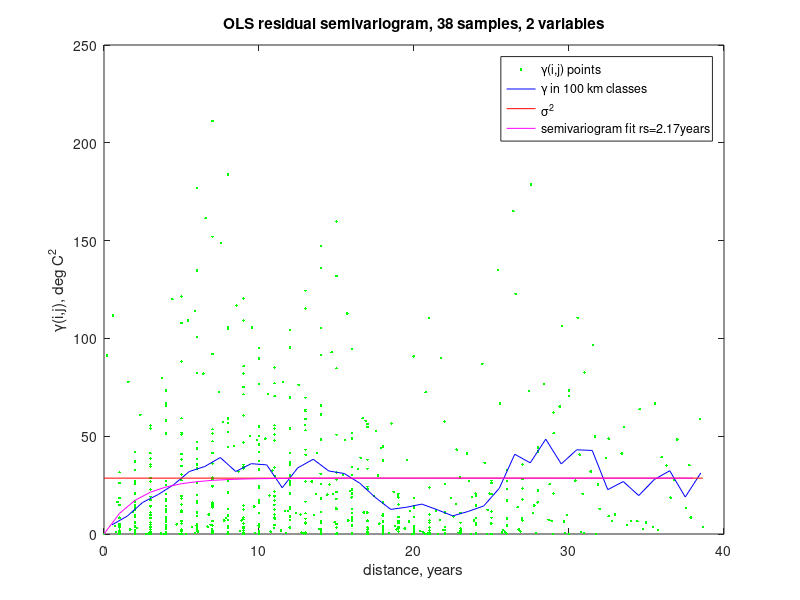

MATLAB code to generate this figure:
%%%%%%%%%%%%%%%%%%%%%%%%%%%%%%%%%%%%%%%%%%%%%%%%%%%%%%%%%%%%%%%%%%%%%%%%%%%%%%%%%%%%%%%
% This program reads Cape Grim Methane data, then does OLS and GLS linear regression. %
% GLS assumes residual correlation is by exponential functions of distance.           % 
% This code is for Matlab or Octave (clear or set the usingOctave flag).              %
%%%%%%%%%%%%%%%%%%%%%%%%%%%%%%%%%%%%%%%%%%%%%%%%%%%%%%%%%%%%%%%%%%%%%%%%%%%%%%%%%%%%%%%
usingOctave=false;  % forces flushing of the display buffer in Octave to see progress (not for Matlab)

modelOrder=3;     % regression model order (max 9 with this code)

% Read data:
methane=csvread('CapeGrimMethane.csv');

plotBestFit=0; % plot best fit with PI: 0=no, 1=OLS, 2=DW, 3=TADW, 4=DW-TADW extrapolated, 5=semivariogram
% if 0, semivariogram will be plotted instead of data with best fir and PI

doSemivar=true; % do GLS based on semivariogram of OLS residuals

[n,~]=size(methane);

%%%%%%%%%%%%%%%%%%%%%%%%%%%%%%%%%%%%%%%%%%%%%%%%%%%%%%%%%%%%%%%%%%%%%%%%%%%%
% copy the first 5 records as is, then take means 12 at a time of the rest %
%%%%%%%%%%%%%%%%%%%%%%%%%%%%%%%%%%%%%%%%%%%%%%%%%%%%%%%%%%%%%%%%%%%%%%%%%%%%
M=zeros(5,n);
for i=1:5
    M(i,i)=1;
end
for i=6:n
    j=round((i-6-mod(i-6,12))/12)+6;
    M(j,i)=1/12;
end
lastRowSum=sum(M(j,:)); % make the last row sum = 1
M(j,:)=M(j,:)/lastRowSum;
methaneA=M*methane;
[n,~]=size(methaneA);

%%%%%%%%%%%%%%%%%%%%%
% Assemble the data %
%%%%%%%%%%%%%%%%%%%%%
dataMeans=mean(methaneA);
meanT=dataMeans(1);
m=0;
t=0;  % time
x=0;  % OLS/GLS matrix
y=0;  % correlated data
for i=1:n
    dateDecimal=methaneA(i,1);
    CH4ppb=methaneA(i,2);
    t(i,1)=dateDecimal;
    x(i,1)=1;
    %ds(i)=1; % all the one dataset
    if modelOrder>0
        x(i,2)=t(i)-meanT;
    end
    if modelOrder>1
        for j=2:modelOrder
            x(i,j+1)=x(i,2)^j;
        end
    end
    y(i,1)=CH4ppb;
end

[n,k1]=size(x); % k1 = k + 1 = no. of variables + intercept
k=k1-1;
% calculate dx = Xi - Xmean
meanX=mean(x);
meanX(1,1)=0; % except dx(intercept) = 1
dx=meanX*0;
for i=1:n
    dx(i,:)=x(i,:)-meanX;
end
dataName=['CapeGrimCH4GLS',num2str(n),'points'];


%%%%%%%%%%%%%%%%%%%%%%%%%%%%%%%%%%%%%
% OLS calculation by matrix algebra %
%%%%%%%%%%%%%%%%%%%%%%%%%%%%%%%%%%%%%
varName(1,:)='(Intercept)';
if modelOrder>0
    varName(2,:)='year - mean';
end
if modelOrder>1
    for j=2:modelOrder
        varName(j+1,:)=['(yr-mean)^',num2str(j)];
    end
end

disp('=========================================================================');
disp('OLS calculation by matrix algebra:');
invXdX=inv(transpose(x)*x);
betaOLS=invXdX*transpose(x)*y;
residualsOLS=y-x*betaOLS;
residStdErrOLS=sqrt(transpose(residualsOLS)*residualsOLS/(n-k1));
stdErrorOLS=0;
tValue=0;
for m=1:k1
    stdErrorOLS(m,1)=residStdErrOLS*sqrt(invXdX(m,m));
    tValue(m,1)=betaOLS(m,1)/stdErrorOLS(m,1);
end
disp('                 Estimate     Std. Error    t value      DF      Pr(>|t|)');
for m=1:k1
    fprintf('%s  %12.6f  %12.6f  %9.3f  %7.0f  %12.6f\n',varName(m,:),betaOLS(m,1),stdErrorOLS(m,1),tValue(m,1),n-k1,2*(1-tcdf(abs(tValue(m,1)),n-k-1)));
end
rmsError=sqrt((transpose(residualsOLS)*residualsOLS)/n);
disp(['Residual standard error: ',num2str(residStdErrOLS),' on ',num2str(n-k1),' Deg.Fr.  RMS error: ',num2str(rmsError)]);

    

if doSemivar
    % plot residual semivariogram
    gamma=0;
    h=0;
    m=0;
    hClass=0;
    gClass=0;
    nClass=0;
    i=0;
    for i=1:n
        for j=i:n
            m=m+1;
            gamma(m)=((residualsOLS(i)-residualsOLS(j))^2)/2;
            h(m)=abs(t(i)-t(j));
            classNumb=round(h(m)+0.5);
            [~,classes]=size(nClass);
            if classNumb>classes
                nClass(classNumb)=1;
                gClass(classNumb)=gamma(m);
            else
                nClass(classNumb)=nClass(classNumb)+1;
                gClass(classNumb)=gClass(classNumb)+gamma(m);
            end
            hClass(classNumb)=classNumb-0.5;
        end
    end
    [~,classes]=size(nClass);
    for i=1:classes
        if nClass(i)>0
            gClass(i)=gClass(i)/nClass(i);
        else
            gClass(i)=NaN;
        end
    end
    % weighted fit of exponential (residStdErrOLS^2)*[1-exp(-h/rs)] to semivariogram
    rs=0.1;
    residVar=residStdErrOLS^2;
    minSqdErr=0;
    for i=1:classes
        if nClass(i)>0
            minSqdErr=minSqdErr+nClass(i)*((gClass(i)-residVar*(1-exp(-hClass(i)/rs)))^2);
        end
    end
    thisSqdErr=minSqdErr;
    lastSqdErr=minSqdErr*2;
    while minSqdErr<lastSqdErr
        rs=rs+0.01;
        lastSqdErr=thisSqdErr;
        thisSqdErr=0;
        for i=1:classes
            if nClass(i)>0
                thisSqdErr=thisSqdErr+nClass(i)*((gClass(i)-residVar*(1-exp(-hClass(i)/rs)))^2);
            end
        end
        if thisSqdErr<minSqdErr
            minSqdErr=thisSqdErr;
        end
    end
    
    % sigma^2 line
    dist(1)=0;
    dist(2)=max(h);
    rse2(1)=residStdErrOLS^2;
    rse2(2)=rse2(1);
    
    % variance*[1-exp(-h/rs)]
    hCurve=0;
    gCurve=0;
    for i=1:round(dist(2))
        hCurve(i)=(i-1);
        gCurve(i)=rse2(1)*(1-exp(-hCurve(i)/rs));
    end
    
    if plotBestFit==0
    
    if n<100
        plot(h,gamma,'g.',hClass,gClass,'b-',dist,rse2,'r-',hCurve,gCurve,'m-');
        legend('\gamma(i,j) points','\gamma in 100 km classes','\sigma^2',['semivariogram fit rs=',num2str(rs),'years']);
    else
        plot(hClass,gClass,'b-',dist,rse2,'r-',hCurve,gCurve,'m-');
        legend('\gamma in 100 km classes','\sigma^2',['semivariogram fit ro=',num2str(rs),'years']);
    end
    xlabel('distance, years');
    ylabel('\gamma(i,j), deg C^2');
    title(['OLS residual semivariogram, ',num2str(n),' samples, ',num2str(k-1),' variables']);
    
    end
    disp(['semivariogram fitted ro = ',num2str(rs),' years    Making list of neighbours ...']);
else
    disp('Making progressive list of nearest neighbours ...');
end
    
    

%%%%%%%%%%%%%%%%%%%%%%%%%%%%%%%%%%%%%%%%%%%%%%%%%%%%%%%%%%%%%%%%%%%%%%%%%%%%%%%%%%%%%%%%%%
% make list of "adjacent" points for "forward differences" for generalised Durbin-Watson %
%%%%%%%%%%%%%%%%%%%%%%%%%%%%%%%%%%%%%%%%%%%%%%%%%%%%%%%%%%%%%%%%%%%%%%%%%%%%%%%%%%%%%%%%%%
if usingOctave
    fflush(stdout);
end
% Find starting point with the greatest sum of distances to all other points
rSumMax=0;
nSumMax=0;
for i=1:n
    rSumThisOne=0;
    for j=1:n
        r=abs(t(i)-t(j));
        rSumThisOne=rSumThisOne+r;
    end
    if rSumThisOne>rSumMax
        rSumMax=rSumThisOne;
        nSumMax=i;
    end
end
%disp(['Starting point is no. ',num2str(nSumMax),' at lat ',num2str(lat(nSumMax)),', long ',num2str(long(nSumMax))]);
% also generate reduction matrix to pre-multiply x, y or e to average co-located points
R=zeros(1,n); % first row
Rrow=1;
nThisRow=1;
R(Rrow,nSumMax)=1;

adjacentPoint=zeros(1,n);
adjacentDist=zeros(1,n);
%adjacentDistToD=zeros(1,n);
thisPoint=nSumMax; % starting point
startPoint=nSumMax;
% find next point
rMin=999999999;
for j=1:n
    r=abs(t(thisPoint)-t(j));
    if j~=thisPoint && r<rMin
        % closest so far
        rMin=r;
        adjacentPoint(thisPoint)=j;
        adjacentDist(thisPoint)=r;
    end
end
% and then continue until no more nearest new neighbours found
while adjacentPoint(thisPoint)>0
    thisPoint=adjacentPoint(thisPoint);
    if rMin>0
        if nThisRow>1
            % multiple entries on last row so divide it by nThisRow
            for i=1:n
                R(Rrow,i)=R(Rrow,i)/nThisRow;
            end
        end
        % start next row of R
        Rrow=Rrow+1;
        nThisRow=1;
    else
        % another entry at the same location; same row of R
        nThisRow=nThisRow+1;
    end
    R(Rrow,thisPoint)=1;
    adjacentPoint(thisPoint)=0;
    rMin=999999999;
    for j=1:n
        if adjacentPoint(j)==0
            r=abs(t(thisPoint)-t(j));
            if j~=thisPoint && r<rMin
                % closest so far
                rMin=r;
                adjacentPoint(thisPoint)=j;
                adjacentDist(thisPoint)=r;
            end
        end
    end
end


% reduced coordinate list
rt=R*t;

% use premultiplication matrix R to merge co-loacted points and sort them
% in nearest new neighbour order
[nr,~]=size(R);
effDist=sum(adjacentDist)/(nr-1); % the last point on the path has adjacentDist = 0
disp(['Starting with no ',num2str(nSumMax),', time ',num2str(t(nSumMax)),', mean non-zero distance = ',num2str(effDist),' years']);
if usingOctave
    fflush(stdout);
end
rx=R*x;
% Construct matrix A for Durbin-Watson d = (e'Ae)/(e'e)
A=2*eye(nr);
A(1,1)=1;
A(nr,nr)=1;
for i=1:nr-1
    A(i,i+1)=-1;
    A(i+1,i)=-1;
end
SSRFD=(transpose(R*residualsOLS)*A*(R*residualsOLS));
SSR=transpose(R*residualsOLS)*(R*residualsOLS);
d=SSRFD/SSR;

% work out confidence limits of d
Rx=R*x;
invRXdRX=inv(transpose(Rx)*Rx);
p=trace(A)-trace(transpose(Rx)*A*Rx*invRXdRX);
Ed=p/(nr-k-1); % mean of d (exact)
q=trace(A*A)-2*trace(transpose(Rx)*A*A*Rx*invRXdRX)+trace((transpose(Rx)*A*Rx*invRXdRX)^2);
Vd=2*(q-p*Ed)/((nr-k-1)*(nr-k+1)); % variance of d (exact)
% approximate distribution of d by a beta disbn with same mean & variance (Durbin-Watson II 1951, III 1971)
ab=Ed*(4-Ed)/Vd-1;
a=ab*Ed/4;
b=ab-a;
d025=4*betainv(0.025,a,b);
d975=4*betainv(0.975,a,b);

if d<d025 || d>d975
    disp(['OLS residual Durbin-Watson: ',num2str(d),' [correl. error or bad model: Pr(>|d-',num2str(Ed,3),'|): ',num2str(1-2*abs(betacdf(d/4,a,b)-0.5)),']']);
else
    disp(['OLS residual Durbin-Watson: ',num2str(d),' [good: Pr(>|d-',num2str(Ed,3),'|): ',num2str(1-2*abs(betacdf(d/4,a,b)-0.5)),']']);

    bestFitOLS=x*betaOLS;
    tValue1=tinv(0.975,n-k-1);
    % predInt is prediction interval based on regression coeff std errors
    predInt=0;
    for i=1:n
        predInt(i,1)=residStdErrOLS^2;
        for m=1:k+1
            predInt(i,1)=predInt(i,1)+(stdErrorOLS(m,1)*dx(i,m))^2;
        end
        predInt(i,1)=tValue1*sqrt(predInt(i,1));
    end

    if plotBestFit==1
        outsideIP=0;
        for i=1:n
            if y(i,1)>bestFitOLS(i,1)+predInt(i,1) || y(i,1)<bestFitOLS(i,1)-predInt(i,1)
                outsideIP=outsideIP+1;
            end
        end
        plot(t,y,'b.',t,bestFitOLS,'r-',t,bestFitOLS+predInt,'g-',t,bestFitOLS-predInt,'g-');
        legend('Observed','best fit (OLS)','prediction 97.5%','prediction 2.5%','Location','northwest');
        title([num2str(n),' measured data points, and best fit, ',dataName,' data  [GLS transformed residual Durbin-Watson: ',num2str(d),',  ',num2str(100*outsideIP/n),'% ouside IP]']);
        xlabel(varName(2,:));
        ylabel('A 0.01%, dB');
        % output to csv
        CSVoutput=0;
        for i=1:n
            CSVoutput(i,1)=t(i);                          % parameter
            CSVoutput(i,2)=y(i,1);                        % observed data
            CSVoutput(i,3)=bestFitOLS(i,1);              % predicted value
            CSVoutput(i,4)=bestFitOLS(i,1)+predInt(i,1); % upper prediction interval
            CSVoutput(i,5)=bestFitOLS(i,1)-predInt(i,1); % lower prediction interval
        end
        csvwrite([dataName,'order',num2str(modelOrder),'polynomialOLS.csv'],CSVoutput);
    end

end

disp('-------------------------------------------------------------------------');
if usingOctave
    fflush(stdout);
end

    
    %%%%%%%%%%%%%%%%%%%%%%%%%%%%%%%%%%%%%%%%%%%%%%%%%%%%%%%
    % First find kd = rd/ro where rd = effective distance %
    % between the datasets, equation (4.7).               %
    %%%%%%%%%%%%%%%%%%%%%%%%%%%%%%%%%%%%%%%%%%%%%%%%%%%%%%%
    m=0;
    sumSameTrds=0;
    for i=1:n-1
        for j=i+1:n
            if abs(t(i)-t(j))<0.001
                % same location, different data point
                m=m+1;
                sumSameTrds=sumSameTrds+(residualsOLS(i,1)-residualsOLS(j,1))^2;
            end
        end
    end
    variance=residStdErrOLS^2;
    if m>0
        kd=-log(1-sumSameTrds/(2*m*variance));
        phi=1-sumSameTrds/(2*m*variance);
        DF=round(n-k-1-2*m*phi/(1+phi));
    else
        % no zero distance pairs - set kd =0
        kd=0;
        phi=0;
        DF=n-k-1;
    end
    disp(['kd = rd/ro = ',num2str(kd),' = (same location effective distance)/ro - see (4.7)']);
    
    if usingOctave
        fflush(stdout);
    end


disp('-------------------------------------------------------------------------');

    
    if usingOctave
        fflush(stdout);
    end
    
        
    %%%%%%%%%%%%%%%%%%%%%%%%
    % Simple Durbin-Watson %
    %%%%%%%%%%%%%%%%%%%%%%%%
    rhoDW=1-d/2;
    % and tanh adjusted
    atanhRho=(2/(nr-k1-3))*sqrt((nr-k1+3)/Vd)*(atanh(1-d/2)-atanh(1-Ed/2));
    rhoADW=real(tanh(atanhRho));
if rhoDW>0
    roDW=-effDist/log(rhoDW);
    disp(['DW rho = 1 - d/2 = ',num2str(rhoDW),' -> ro = -effDist/ln(rho) = ',num2str(roDW)]);
    
disp('-------------------------------------------------------------------------');

    
    if usingOctave
        fflush(stdout);
    end
    
    
    %%%%%%%%%%%%%%%%%%%%%%%%%%%%%%%%%%%%%
    % GLS calculation by matrix algebra %
    %%%%%%%%%%%%%%%%%%%%%%%%%%%%%%%%%%%%%
    ro=roDW;
    rd=kd*ro;
    disp(['GLS using ro = ',num2str(ro),' years, same location effective distance rd = ',num2str(rd),' km']);
    if usingOctave
        fflush(stdout);
    end
    % calculate S first, then invert (hopefully)
    S=eye(n);
    for i=1:n-1
        for j=i+1:n
            r=abs(t(i)-t(j));
            phi=exp(-sqrt((r/ro)^2+kd*kd));
            S(i,j)=phi;
            S(j,i)=S(i,j);
        end
    end
    %disp(['Inverting S']);
    if usingOctave
        fflush(stdout);
    end
    Sinv=inv(S);
    invXdSiX=inv(transpose(x)*Sinv*x);

    % repeat for reduced dataset
    Sr=eye(nr);
    for i=1:nr-1
        for j=i+1:nr
            r=abs(rt(i)-rt(j));
            phi=exp(-sqrt((r/ro)^2+kd*kd));
            Sr(i,j)=phi;
            Sr(j,i)=S(i,j);
        end
    end
    SRinv=inv(Sr);
    invrXdSirX=inv(transpose(rx)*SRinv*rx);
    
    betaGLS=invXdSiX*transpose(x)*Sinv*y;
    residualsGLS=y-x*betaGLS;
    residStdErrGLS=sqrt(transpose(residualsGLS)*Sinv*residualsGLS/(DF));
    stdErrorGLS=0;
    tValue=0;
    for m=1:k1
        stdErrorGLS(m,1)=residStdErrGLS*sqrt(invXdSiX(m,m));
        tValue(m,1)=betaGLS(m,1)/stdErrorGLS(m,1);
    end
    stdErrorDW=stdErrorGLS; % } save for t
    betaGLSdw=betaGLS;      % } extrapolation
disp('                 Estimate     Std. Error    t value      DF      Pr(>|t|)');
for m=1:k1
    fprintf('%s  %12.6f  %12.6f  %9.3f  %7.0f  %12.6f\n',varName(m,:),betaGLS(m,1),stdErrorGLS(m,1),tValue(m,1),DF,2*(1-tcdf(abs(tValue(m,1)),DF)));
end
rmsError=sqrt((transpose(residualsGLS)*residualsGLS)/n);
disp(['Residual standard error: ',num2str(residStdErrGLS),' on ',num2str(DF),' Deg.Fr.  RMS error: ',num2str(rmsError)]);


% Durbin-Watson equivalent calculation on transformed residuals
% using P=Sinv^0.5 i.e. P is symmetrical matrix satisfying P'P = Sinv
P=Sinv^0.5;
residualsEq=P*residualsGLS;
% reduce to nr residuals by premultiplying by R
residualsEq=R*residualsEq;
SSR=transpose(residualsEq)*residualsEq;
SSRFD=transpose(residualsEq)*A*residualsEq;
d=SSRFD/SSR;

% work out confidence limits of d
Pr=real(SRinv^0.5); % is real, but infintesimal imaginary component can cause problems
p=trace(A)-trace(transpose(rx)*transpose(Pr)*A*Pr*rx*invrXdSirX);
Ed=p/(nr-k-1); % mean of d (exact)
q=trace(A*A)-2*trace(transpose(rx)*transpose(Pr)*A*A*Pr*rx*invrXdSirX)+trace((transpose(rx)*transpose(Pr)*A*Pr*rx*invrXdSirX)^2);
Vd=2*(q-p*Ed)/((nr-k-1)*(nr-k+1)); % variance of d (exact)
% approximate distribution of d by a beta disbn with same mean & variance (Durbin-Watson II 1951, III 1971)
ab=Ed*(4-Ed)/Vd-1;
a=ab*Ed/4;
b=ab-a;
d025=4*betainv(0.025,a,b);
d975=4*betainv(0.975,a,b);

if d<d025 || d>d975
    disp(['Transformed residual Durbin-Watson: ',num2str(d),' [bad model or eq: Pr(>|d-',num2str(Ed,3),'|): ',num2str(1-2*abs(betacdf(d/4,a,b)-0.5)),']']);
else
    disp(['Transformed residual Durbin-Watson: ',num2str(d),'   [good: Pr(>|d-',num2str(Ed,3),'|): ',num2str(1-2*abs(betacdf(d/4,a,b)-0.5)),']']);

    bestFitGLS=x*betaGLS;
    tValue1=tinv(0.975,DF);
    % predInt is prediction interval based on regression coeff std errors
    predInt=0;
    for i=1:n
        predInt(i,1)=residStdErrGLS^2;
        for m=1:k+1
            predInt(i,1)=predInt(i,1)+(stdErrorGLS(m,1)*dx(i,m))^2;
        end
        predInt(i,1)=tValue1*sqrt(predInt(i,1));
    end

    if plotBestFit==2
        outsideIP=0;
        for i=1:n
            if y(i,1)>bestFitGLS(i,1)+predInt(i,1) || y(i,1)<bestFitGLS(i,1)-predInt(i,1)
                outsideIP=outsideIP+1;
            end
        end
        plot(t,y,'b.',t,bestFitGLS,'r-',t,bestFitGLS+predInt,'g-',t,bestFitGLS-predInt,'g-');
        legend('Observed','best fit GLS DW','prediction 97.5%','prediction 2.5%','Location','northwest');
        title([num2str(n),' measured data points, and best fit, ',dataName,' data  [GLS transformed residual Durbin-Watson: ',num2str(d),',  ',num2str(100*outsideIP/n),'% ouside IP]']);
        xlabel(varName(2,:));
        ylabel('A 0.01%, dB');
        % output to csv
        CSVoutput=0;
        for i=1:n
            CSVoutput(i,1)=t(i);                          % parameter
            CSVoutput(i,2)=y(i,1);                        % observed data
            CSVoutput(i,3)=bestFitGLS(i,1);              % predicted value
            CSVoutput(i,4)=bestFitGLS(i,1)+predInt(i,1); % upper prediction interval
            CSVoutput(i,5)=bestFitGLS(i,1)-predInt(i,1); % lower prediction interval
        end
        csvwrite([dataName,'order',num2str(modelOrder),'polynomialGLS-DW.csv'],CSVoutput);
    end

end


else
    disp(['simple DW rho = 1 - d/2 = ',num2str(rhoADW),' -> skip GLS estimation']);
end % if rhoDW>0


disp('-------------------------------------------------------------------------');

    
    if usingOctave
        fflush(stdout);
    end


    
        
    %%%%%%%%%%%%%%%%%%%%%%%%%%%%%%%
    % Tanh adjusted Durbin-Watson %
    %%%%%%%%%%%%%%%%%%%%%%%%%%%%%%%
if rhoADW>0
    roADW=-effDist/log(rhoADW);
    disp(['tanh adjusted DW rho = ',num2str(rhoADW),' -> ro = -effDist/ln(rho) = ',num2str(roADW)]);
    
disp('-------------------------------------------------------------------------');

    
    if usingOctave
        fflush(stdout);
    end
    
    
    %%%%%%%%%%%%%%%%%%%%%%%%%%%%%%%%%%%%%
    % GLS calculation by matrix algebra %
    %%%%%%%%%%%%%%%%%%%%%%%%%%%%%%%%%%%%%
    ro=roADW;
    rd=kd*ro;
    disp(['GLS using ro = ',num2str(ro),' years, same location effective distance rd = ',num2str(rd),' km']);
    if usingOctave
        fflush(stdout);
    end
    % calculate S first, then invert (hopefully)
    S=eye(n);
    for i=1:n-1
        for j=i+1:n
            r=abs(t(i)-t(j));
            phi=exp(-sqrt((r/ro)^2+kd*kd));
            S(i,j)=phi;
            S(j,i)=S(i,j);
        end
    end
    %disp(['Inverting S']);
    if usingOctave
        fflush(stdout);
    end
    Sinv=inv(S);
    invXdSiX=inv(transpose(x)*Sinv*x);

    % repeat for reduced dataset
    Sr=eye(nr);
    for i=1:nr-1
        for j=i+1:nr
            r=abs(rt(i)-rt(j));
            phi=exp(-sqrt((r/ro)^2+kd*kd));
            Sr(i,j)=phi;
            Sr(j,i)=S(i,j);
        end
    end
    SRinv=inv(Sr);
    rx=R*x;
    invrXdSirX=inv(transpose(rx)*SRinv*rx);
    
    betaGLS=invXdSiX*transpose(x)*Sinv*y;
    residualsGLS=y-x*betaGLS;
    residStdErrGLS=sqrt(transpose(residualsGLS)*Sinv*residualsGLS/(DF));
    stdErrorGLS=0;
    tValue=0;
    for m=1:k1
        stdErrorGLS(m,1)=residStdErrGLS*sqrt(invXdSiX(m,m));
        tValue(m,1)=betaGLS(m,1)/stdErrorGLS(m,1);
    end
    stdErrorTADW=stdErrorGLS;
    betaGLStadw=betaGLS;
disp('                 Estimate     Std. Error    t value      DF      Pr(>|t|)');
for m=1:k1
    fprintf('%s  %12.6f  %12.6f  %9.3f  %7.0f  %12.6f\n',varName(m,:),betaGLS(m,1),stdErrorGLS(m,1),tValue(m,1),DF,2*(1-tcdf(abs(tValue(m,1)),DF)));
end
rmsError=sqrt((transpose(residualsGLS)*residualsGLS)/n);
disp(['Residual standard error: ',num2str(residStdErrGLS),' on ',num2str(DF),' Deg.Fr.  RMS error: ',num2str(rmsError)]);


% Durbin-Watson equivalent calculation on transformed residuals
% using P=Sinv^0.5 i.e. P is symmetrical matrix satisfying P'P = Sinv
P=Sinv^0.5;
residualsEq=P*residualsGLS;
% reduce to nr residuals by premultiplying by R
residualsEq=R*residualsEq;
SSR=transpose(residualsEq)*residualsEq;
SSRFD=transpose(residualsEq)*A*residualsEq;
d=SSRFD/SSR;

% work out confidence limits of d
Pr=real(SRinv^0.5); % is real, but infintesimal imaginary component can cause problems
p=trace(A)-trace(transpose(rx)*transpose(Pr)*A*Pr*rx*invrXdSirX);
Ed=p/(nr-k-1); % mean of d (exact)
q=trace(A*A)-2*trace(transpose(rx)*transpose(Pr)*A*A*Pr*rx*invrXdSirX)+trace((transpose(rx)*transpose(Pr)*A*Pr*rx*invrXdSirX)^2);
Vd=2*(q-p*Ed)/((nr-k-1)*(nr-k+1)); % variance of d (exact)
% approximate distribution of d by a beta disbn with same mean & variance (Durbin-Watson II 1951, III 1971)
ab=Ed*(4-Ed)/Vd-1;
a=ab*Ed/4;
b=ab-a;
d025=4*betainv(0.025,a,b);
d975=4*betainv(0.975,a,b);

if d<d025 || d>d975
    disp(['Transformed residual Durbin-Watson: ',num2str(d),' [bad model or eq: Pr(>|d-',num2str(Ed,3),'|): ',num2str(1-2*abs(betacdf(d/4,a,b)-0.5)),']']);
else
    disp(['Transformed residual Durbin-Watson: ',num2str(d),'   [good: Pr(>|d-',num2str(Ed,3),'|): ',num2str(1-2*abs(betacdf(d/4,a,b)-0.5)),']']);

    bestFitGLS=x*betaGLS;
    tValue1=tinv(0.975,DF);
    % predInt is prediction interval based on regression coeff std errors
    predInt=0;
    for i=1:n
        predInt(i,1)=residStdErrGLS^2;
        for m=1:k+1
            predInt(i,1)=predInt(i,1)+(stdErrorGLS(m,1)*dx(i,m))^2;
        end
        predInt(i,1)=tValue1*sqrt(predInt(i,1));
    end

    if plotBestFit==3
        outsideIP=0;
        for i=1:n
            if y(i,1)>bestFitGLS(i,1)+predInt(i,1) || y(i,1)<bestFitGLS(i,1)-predInt(i,1)
                outsideIP=outsideIP+1;
            end
        end
        plot(t,y,'b.',t,bestFitGLS,'r-',t,bestFitGLS+predInt,'g-',t,bestFitGLS-predInt,'g-');
        legend('Observed','best fit TADW','prediction 97.5%','prediction 2.5%','Location','northwest');
        title([num2str(n),' measured data points, and best fit, ',dataName,' data  [GLS transformed residual Durbin-Watson: ',num2str(d),',  ',num2str(100*outsideIP/n),'% ouside IP]']);
        xlabel(varName(2,:));
        ylabel('A 0.01%, dB');
        % output to csv
        CSVoutput=0;
        for i=1:n
            CSVoutput(i,1)=t(i);                          % parameter
            CSVoutput(i,2)=y(i,1);                        % observed data
            CSVoutput(i,3)=bestFitGLS(i,1);              % predicted value
            CSVoutput(i,4)=bestFitGLS(i,1)+predInt(i,1); % upper prediction interval
            CSVoutput(i,5)=bestFitGLS(i,1)-predInt(i,1); % lower prediction interval
        end
        csvwrite([dataName,'order',num2str(modelOrder),'polynomialGLS-TADW.csv'],CSVoutput);
    end

    %%%%%%%%%%%%%%%%%%%%%%%%%%%%%%%%%%%%%%%%%%%%%%%%
    % apply t and Sb extrapolation since d test ok %
    %%%%%%%%%%%%%%%%%%%%%%%%%%%%%%%%%%%%%%%%%%%%%%%%
    disp('------- Regression coeff std errors and t extrapolated: 2*TADW-DW -------');
    stdErrorExtrap=0;
    tValue=0;
    for m=1:k+1
        stdErrorExtrap(m,1)=2*stdErrorTADW(m,1)-stdErrorDW(m,1);
        tValue(m,1)=2*(betaGLStadw(m,1)/stdErrorTADW(m,1))-(betaGLSdw(m,1)/stdErrorDW(m,1));
    end
    disp('                 Estimate     Std. Error    t value      DF      Pr(>|t|)');
    for m=1:k1
        fprintf('%s  %12.6f  %12.6f  %9.3f  %7.0f  %12.6f\n',varName(m,:),betaGLStadw(m,1),stdErrorExtrap(m,1),tValue(m,1),DF,2*(1-tcdf(abs(tValue(m,1)),DF)));
    end

    tValue1=tinv(0.975,DF);
    % predInt is prediction interval based on regression coeff std errors
    predInt=0;
    for i=1:n
        predInt(i,1)=residStdErrGLS^2;
        for m=1:k+1
            predInt(i,1)=predInt(i,1)+(stdErrorExtrap(m,1)*dx(i,m))^2;
        end
        predInt(i,1)=tValue1*sqrt(predInt(i,1));
    end

    if plotBestFit==4
        outsideIP=0;
        for i=1:n
            if y(i,1)>bestFitGLS(i,1)+predInt(i,1) || y(i,1)<bestFitGLS(i,1)-predInt(i,1)
                outsideIP=outsideIP+1;
            end
        end
        plot(t,y,'b.',t,bestFitGLS,'r-',t,bestFitGLS+predInt,'g-',t,bestFitGLS-predInt,'g-');
        legend('Observed','best fit DW-TADW extrap','prediction 97.5%','prediction 2.5%','Location','northwest');
        title([num2str(n),' measured data points, and best fit, ',dataName,' data  [GLS transformed residual Durbin-Watson: ',num2str(d),',  ',num2str(100*outsideIP/n),'% ouside IP]']);
        xlabel(varName(2,:));
        ylabel('A 0.01%, dB');
        % output to csv
        CSVoutput=0;
        for i=1:n
            CSVoutput(i,1)=t(i);                          % parameter
            CSVoutput(i,2)=y(i,1);                        % observed data
            CSVoutput(i,3)=bestFitGLS(i,1);              % predicted value
            CSVoutput(i,4)=bestFitGLS(i,1)+predInt(i,1); % upper prediction interval
            CSVoutput(i,5)=bestFitGLS(i,1)-predInt(i,1); % lower prediction interval
        end
        csvwrite([dataName,'order',num2str(modelOrder),'polynomialGLS-DW-TADWextrap.csv'],CSVoutput);
    end


end


else
    disp(['tanh adjusted DW rho = ',num2str(rhoADW),' -> skip GLS estimation']);
end % if rhoADW>0
    

if doSemivar

disp('-------------------------------------------------------------------------');

    
    if usingOctave
        fflush(stdout);
    end
    
    
    %%%%%%%%%%%%%%%%%%%%%%%%%%%%%%%%%%%%%%%%%%%%%%%%%%%%%%%%%%%%%
    % GLS calculation by matrix algebra using semivariogram fit %
    %%%%%%%%%%%%%%%%%%%%%%%%%%%%%%%%%%%%%%%%%%%%%%%%%%%%%%%%%%%%%
    ro=rs;
    rd=kd*ro;
    disp(['Semivariogram ro = ',num2str(ro),' years, same location effective distance rd = ',num2str(rd),' km']);
    if usingOctave
        fflush(stdout);
    end
    % calculate S first, then invert (hopefully)
    S=eye(n);
    for i=1:n-1
        for j=i+1:n
            r=abs(t(i)-t(j));
            phi=exp(-sqrt((r/ro)^2+kd*kd));
            S(i,j)=phi;
            S(j,i)=S(i,j);
        end
    end
    %disp(['Inverting S']);
    if usingOctave
        fflush(stdout);
    end
    Sinv=inv(S);
    invXdSiX=inv(transpose(x)*Sinv*x);

    % repeat for reduced dataset
    Sr=eye(nr);
    for i=1:nr-1
        for j=i+1:nr
            r=abs(rt(i)-rt(j));
            phi=exp(-sqrt((r/ro)^2+kd*kd));
            Sr(i,j)=phi;
            Sr(j,i)=S(i,j);
        end
    end
    SRinv=inv(Sr);
    rx=R*x;
    invrXdSirX=inv(transpose(rx)*SRinv*rx);


    betaGLS=invXdSiX*transpose(x)*Sinv*y;
    residualsGLS=y-x*betaGLS;
    residStdErrGLS=sqrt(transpose(residualsGLS)*Sinv*residualsGLS/(DF));
    stdErrorGLS=0;
    tValue=0;
    for m=1:k1
        stdErrorGLS(m,1)=residStdErrGLS*sqrt(invXdSiX(m,m));
        tValue(m,1)=betaGLS(m,1)/stdErrorGLS(m,1);
    end
disp('                 Estimate     Std. Error    t value      DF      Pr(>|t|)');
for m=1:k1
    fprintf('%s  %12.6f  %12.6f  %9.3f  %7.0f  %12.6f\n',varName(m,:),betaGLS(m,1),stdErrorGLS(m,1),tValue(m,1),DF,2*(1-tcdf(abs(tValue(m,1)),DF)));
end
rmsError=sqrt((transpose(residualsGLS)*residualsGLS)/n);
disp(['Residual standard error: ',num2str(residStdErrGLS),' on ',num2str(DF),' Deg.Fr.  RMS error: ',num2str(rmsError)]);

% Durbin-Watson equivalent calculation on transformed residuals
% using P=Sinv^0.5 i.e. P is symmetrical matrix satisfying P'P = Sinv
P=Sinv^0.5;
residualsEq=P*residualsGLS;
% reduce to nr residuals by premultiplying by R
residualsEq=R*residualsEq;
SSR=transpose(residualsEq)*residualsEq;
SSRFD=transpose(residualsEq)*A*residualsEq;
d=SSRFD/SSR;

% work out confidence limits of d
Pr=real(SRinv^0.5); % is real, but infintesimal imaginary component can cause problems
p=trace(A)-trace(transpose(rx)*transpose(Pr)*A*Pr*rx*invrXdSirX);
Ed=p/(nr-k-1); % mean of d (exact)
q=trace(A*A)-2*trace(transpose(rx)*transpose(Pr)*A*A*Pr*rx*invrXdSirX)+trace((transpose(rx)*transpose(Pr)*A*Pr*rx*invrXdSirX)^2);
Vd=2*(q-p*Ed)/((nr-k-1)*(nr-k+1)); % variance of d (exact)
% approximate distribution of d by a beta disbn with same mean & variance (Durbin-Watson II 1951, III 1971)
ab=Ed*(4-Ed)/Vd-1;
a=ab*Ed/4;
b=ab-a;
d025=4*betainv(0.025,a,b);
d975=4*betainv(0.975,a,b);

if d<d025 || d>d975
    disp(['Transformed residual Durbin-Watson: ',num2str(d),' [bad model or eq: Pr(>|d-',num2str(Ed,3),'|): ',num2str(1-2*abs(betacdf(d/4,a,b)-0.5)),']']);
else
    disp(['Transformed residual Durbin-Watson: ',num2str(d),'   [good: Pr(>|d-',num2str(Ed,3),'|): ',num2str(1-2*abs(betacdf(d/4,a,b)-0.5)),']']);
end


end
    
disp('=========================================================================');
    
